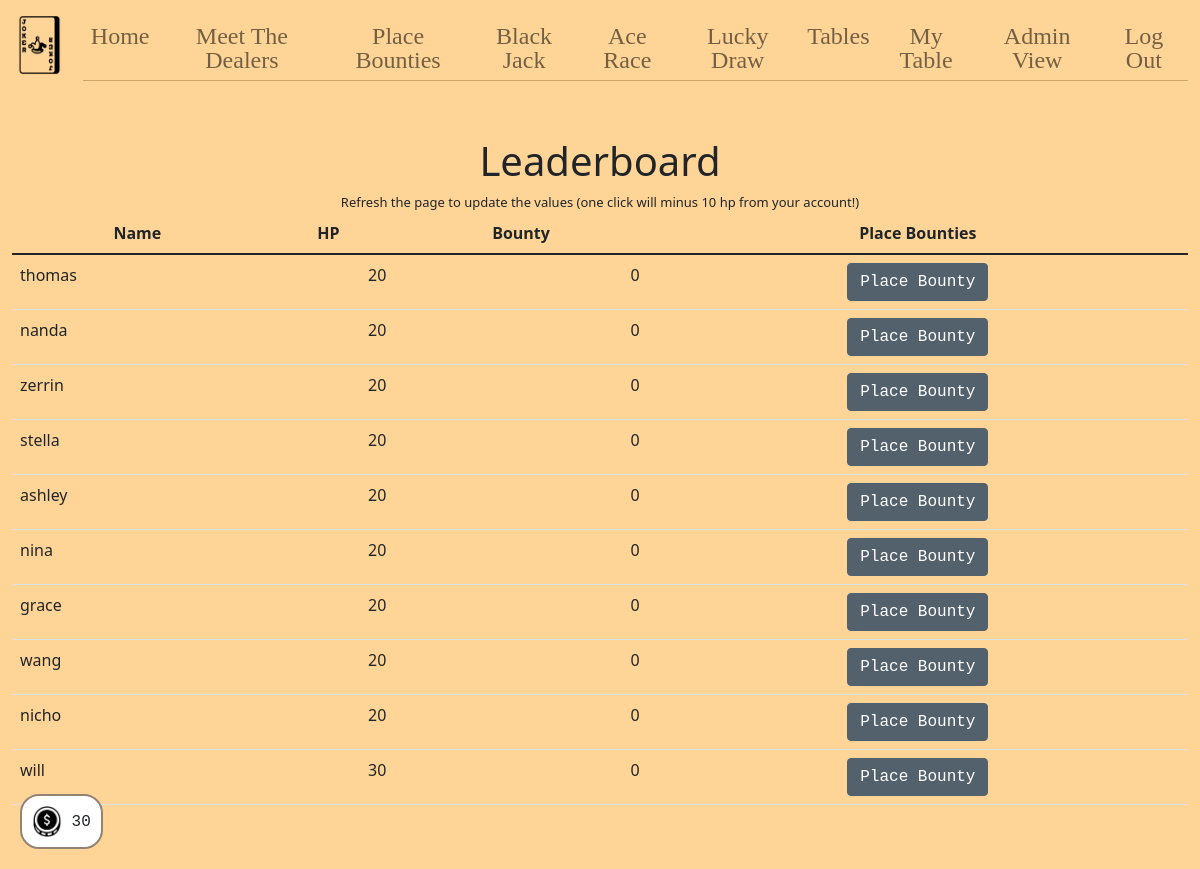
Page /players (signed in) on the committed database.
### tables this page shows
CREATE TABLE users (
  id INTEGER PRIMARY KEY AUTOINCREMENT,
  name TEXT NOT NULL,
  hash TEXT NOT NULL,
  email TEXT,
  hp INTEGER DEFAULT 20 NOT NULL,
  bounty INTEGER DEFAULT 0 NOT NULL,
  lucky INTEGER DEFAULT 0 NOT NULL,
  playing INTEGER DEFAULT 0 NOT NULL,
  dealing INTEGER DEFAULT 0 NOT NULL,
  permission INTEGER DEFAULT 0 NOT NULL,
  poker INTEGER DEFAULT 0 NOT NULL,
  tableid INTEGER DEFAULT 0 NOT NULL
);

### app.py (the view)
@app.route("/players", methods=["GET", "POST"])
@login_required
def players():
    if request.method == "POST":
        id = int(request.form['user_id'])
        rows = db.execute("SELECT * FROM users WHERE id = ?", session["user_id"])
        if rows[0]["hp"] < 10:
            return jsonify({'success': False})
        db.execute("UPDATE users SET hp = hp - 10, lucky = lucky + 10 WHERE id = ?", session["user_id"])
        db.execute("UPDATE users SET bounty = bounty + 1 WHERE id = ?", id)
        rows = db.execute("SELECT * FROM users WHERE id = ?", session["user_id"])
        session["hp"] = rows[0]["hp"]
        hp = session["hp"]
        return jsonify({'success': True, 'hp': hp})
    else:
        players = db.execute("SELECT * FROM users ORDER BY hp")
        rows = db.execute("SELECT * FROM users WHERE id = ?", session["user_id"])
        session["hp"] = rows[0]["hp"]
        return render_template("players.html", players=players)

### app.py (called while the page is built)
@app.after_request
def after_request(response):
    response.headers["Cache-Control"] = "no-cache, no-store, must-revalidate"
    response.headers["Expires"] = 0
    response.headers["Pragma"] = "no-cache"
    return response

### helpers.py (called while the page is built)
def login_required(f):
    @wraps(f)
    def decorated_function(*args, **kwargs):
        if session.get("user_id") is None:
            return redirect("/login")
        return f(*args, **kwargs)
    return decorated_function

### templates/players.html (shortened to what this page needs)
{% extends "layout.html" %}
{% block main %}
    <h1>Leaderboard</h1>
    <div class="small">
        Refresh the page to update the values (one click will minus 10 hp from your account!)
    </div>
    <div class="table-borderless table-responsive">
    <table class="table">
        <thead>
            <tr>
                <th>Name</th>
                <th>HP</th>
                <th>Bounty</th>
                <th>Place Bounties</th>
            </tr>
        </thead>
        <tbody>
    {% for player in players %}
        <tr class="">
            <td class="text-start">{{ player["name"] }}</td>
            <td class="text-end">{{ player["hp"] }}</td>
            <td class="text-end"> {{ player["bounty"] }} </td>
            <td><button class="btn btn-primary btn-updated" onClick="placeBounty({{ player["id"] }})">Place Bounty</button></td>
        </tr>
    {% endfor %}
    </tbody>
    </table>
</div>
{% endblock %}
{% block footer %}
    <div id="value-container"><img class="img-fluid money" src="/static/money.png"> {{ session["hp"] }} </div>
{% endblock %}

### static/styles.css (style rules this page uses)
.small { font-size: small; }
.btn-updated { background-color:#53616C; border-color:#53616C; font-family: monospace; }
body { background-color: #FFD597; }
.money { width: 30px; height: 30; }

### static/popups.css (style rules this page uses)
#value-container { position: fixed; bottom: 20px; left: 20px; padding: 10px; background-color: #FFFFFF; border-radius: 19px; border: 2px solid #928374; font-family: monospace; }

### rows in the picture
users: name "thomas", hp "20", bounty "0"
users: name "nanda", hp "20", bounty "0"
users: name "zerrin", hp "20", bounty "0"
users: name "stella", hp "20", bounty "0"
users: name "ashley", hp "20", bounty "0"
users: name "nina", hp "20", bounty "0"
users: name "grace", hp "20", bounty "0"
users: name "wang", hp "20", bounty "0"
users: name "nicho", hp "20", bounty "0"
users: name "will", hp "30", bounty "0"

### other values in the picture
{{ session["hp"] }} "30"
